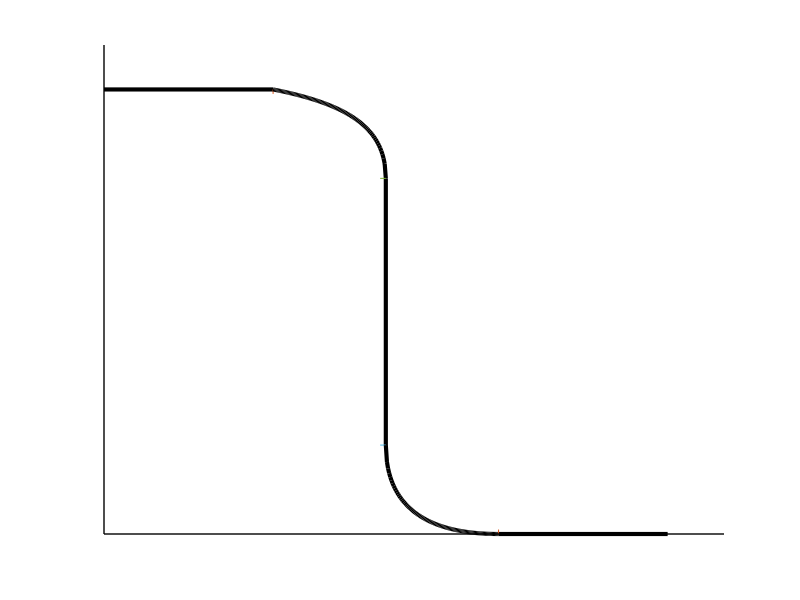
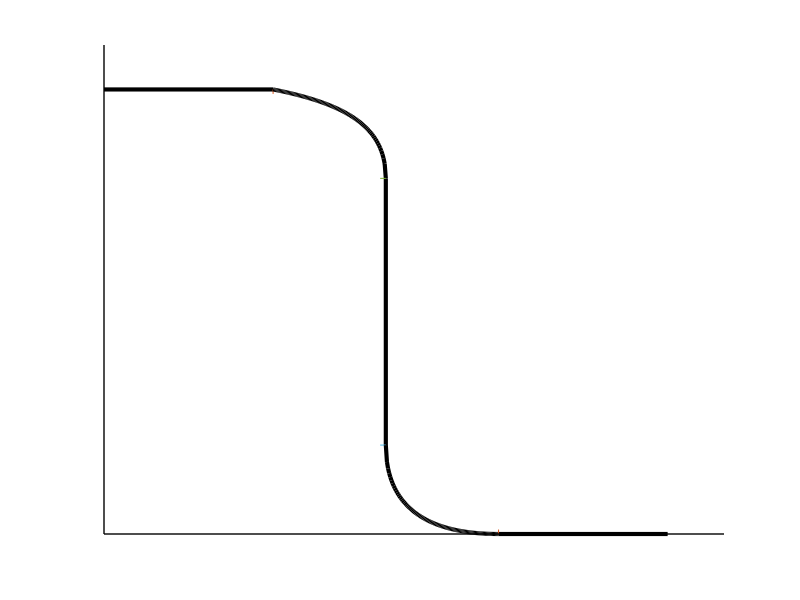

Write MATLAB code to recreate these figures, in order.
#NOTgateCMOScharacteristics

clf
hold on

VDD=5;
vtn=1.5;
vtp=-1.5;

tick=0.05;

A=@(vI) vI-vtn;
B=@(vI) VDD-vI+vtp;


vOb=@(vI) VDD-(B(vI) -sqrt(B(vI).^2-A(vI)));
vOd=@(vI) A(vI)-sqrt(A(vI).^2-B(vI).^2);


plot([0,vtn],[VDD,VDD],"color","black","linewidth",3);                                                          %Qn off
plot([vtn,vtn],[VDD,VDD-tick])

vI=vtn:0.01:VDD/2;                                                                                                      %Qn sat, Qp triode
plot(vI,vOb(vI),"color","black","linewidth",3);

plot([VDD/2,VDD/2],[VDD/2+vtn,VDD/2-vtn],"color","black","linewidth",3)   %vertical section
plot([VDD/2,VDD/2-tick],[VDD/2+vtn,VDD/2+vtn])
plot([VDD/2,VDD/2-tick],[VDD/2-vtn,VDD/2-vtn])

vI=VDD/2:0.01:VDD-vtn;
plot(vI,vOd(vI),"color","black","linewidth",3);                                                            % Qn triode, Qp sat

plot([VDD-vtn, VDD],[0,0],"color","black","linewidth",3);                                      %Qp off
plot([VDD-vtn,VDD-vtn],[0,tick])

%axis
plot([0,5.5],[0,0],"linewidth",1,"color","black")
plot([0,0],[0,5.5],"linewidth",1,"color","black")

axis([0,5.5,0,5.5])
axis off
grid off

print -demf NOTgateCMOSCharacteristics.emf
print -deps NOTgateCMOSCharactersitics.eps


